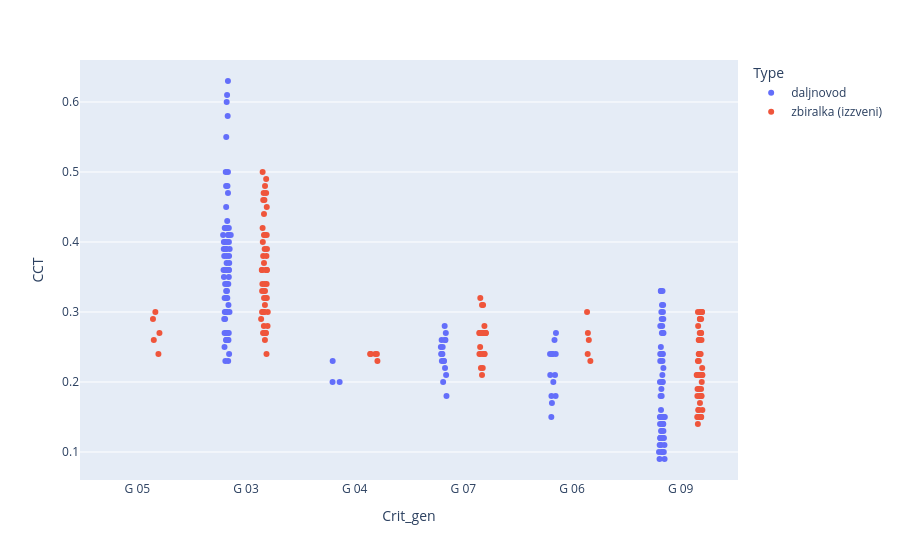

The notebook cell this image was saved under:
### Code cell
# Interactive version of UI
import plotly.express as px

fig = px.strip(neigh, x="Crit_gen", y="CCT", color="Type", hover_data=["Location"])
# sns.swarmplot(x="Crit_gen", y="CCT", hue="Type", data=neigh, order=sorted_order, ax=ax, edgecolor="none")
# Compute generator order (x-axis) based on minimum CCT per Crit_gen
sorted_order = neigh.groupby("Crit_gen", observed=True)["CCT"].min().sort_values(ascending=False).index

fig.update_xaxes(categoryorder="array", categoryarray=sorted_order)
fig.update_xaxes()

### Figure 1 — Plotly figure (JSON) as saved in the notebook; plotly's stock layout.template omitted (floating-point values rounded to 4 significant figures; data arrays with more than 128 entries replaced by an {"elided": "..."} marker saying what was removed)
{"data": [{"alignmentgroup": "True", "boxpoints": "all", "customdata": {"elided": "167x1 str values"}, "fillcolor": "rgba(255,255,255,0)", "hoveron": "points", "hovertemplate": "Type=daljnovod<br>Crit_gen=%{x}<br>CCT=%{y}<br>Location=%{customdata[0]}<extra></extra>", "legendgroup": "daljnovod", "line": {"color": "rgba(255,255,255,0)"}, "marker": {"color": "#636efa"}, "name": "daljnovod", "offsetgroup": "daljnovod", "orientation": "v", "pointpos": 0, "showlegend": true, "type": "box", "x": {"elided": "167 str values"}, "x0": " ", "xaxis": "x", "y": {"elided": "167 float values"}, "y0": " ", "yaxis": "y"}, {"alignmentgroup": "True", "boxpoints": "all", "customdata": {"elided": "133x1 str values"}, "fillcolor": "rgba(255,255,255,0)", "hoveron": "points", "hovertemplate": "Type=zbiralka (izzveni)<br>Crit_gen=%{x}<br>CCT=%{y}<br>Location=%{customdata[0]}<extra></extra>", "legendgroup": "zbiralka (izzveni)", "line": {"color": "rgba(255,255,255,0)"}, "marker": {"color": "#EF553B"}, "name": "zbiralka (izzveni)", "offsetgroup": "zbiralka (izzveni)", "orientation": "v", "pointpos": 0, "showlegend": true, "type": "box", "x": {"elided": "133 str values"}, "x0": " ", "xaxis": "x", "y": {"elided": "133 float values"}, "y0": " ", "yaxis": "y"}], "layout": {"boxmode": "group", "legend": {"title": {"text": "Type"}, "tracegroupgap": 0}, "margin": {"t": 60}, "xaxis": {"anchor": "y", "categoryarray": ["G 05", "G 03", "G 04", "G 07", "G 06", "G 09"], "categoryorder": "array", "domain": [0, 1], "title": {"text": "Crit_gen"}}, "yaxis": {"anchor": "x", "domain": [0, 1], "title": {"text": "CCT"}}}}
